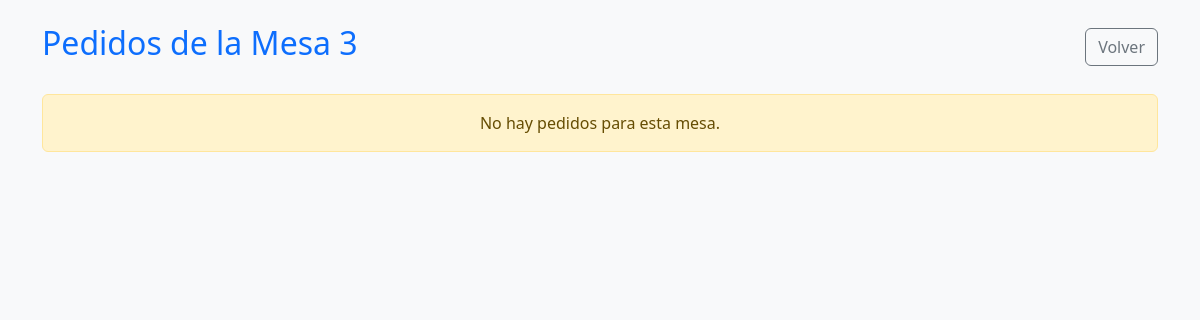
Before: /mesa.php?mesa=3 with the older database file.
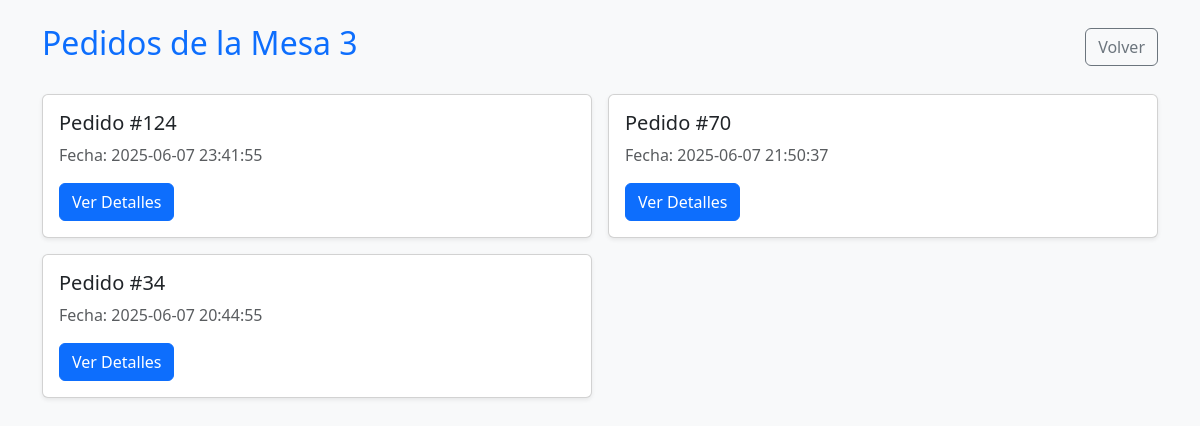
After: the same page with the newer database file.
### tables this page shows
CREATE TABLE `pedidos` (
  `id` int NOT NULL,
  `mesa` int NOT NULL,
  `cliente` varchar(100) NOT NULL,
  `fecha` datetime DEFAULT CURRENT_TIMESTAMP,
  `pagado` tinyint(1) NOT NULL DEFAULT '0',
  `monto_pagado` int DEFAULT '0'
);

### mesa.php (the view, shortened to what this page needs)
<?php
include 'config.php';
$mesa = isset($_GET['mesa']) ? intval($_GET['mesa']) : 0;
$res = $conn->query("SELECT * FROM pedidos WHERE mesa = $mesa ORDER BY fecha DESC");
?>
<!DOCTYPE html>
<html lang="es">
<head>
    <link href="https://cdn.jsdelivr.net/npm/bootstrap@5.3.2/dist/css/bootstrap.min.css" rel="stylesheet">
</head>
<body>
    <div class="container py-4">
        <div class="d-flex justify-content-between align-items-center mb-4">
            <h2 class="text-primary">Pedidos de la Mesa <?= $mesa ?></h2>
            <a href="index.php" class="btn btn-outline-secondary">Volver</a>
        </div>
        <?php if ($res->num_rows > 0): ?>
            <div class="row row-cols-1 row-cols-md-2 g-3">
                <?php while ($row = $res->fetch_assoc()): ?>
                    <div class="col">
                        <div class="card pedido-card shadow-sm">
                            <div class="card-body">
                                <h5 class="card-title">Pedido #<?= $row['id'] ?></h5>
                                <p class="card-text text-muted">Fecha: <?= $row['fecha'] ?></p>
                                <a href="pedido.php?id=<?= $row['id'] ?>" class="btn btn-primary">Ver Detalles</a>
                            </div>
                        </div>
                    </div>
                <?php endwhile; ?>
            </div>
        <?php else: ?>
            <div class="alert alert-warning text-center">No hay pedidos para esta mesa.</div>
        <?php endif; ?>
    </div>
</body>
</html>

### mesa.php (style rules this page uses)
body { background-color: #f8f9fa; }
.pedido-card { transition: transform 0.2s ease; }

Changed rows visible on the page:
added pedidos: id "124", fecha "2025-06-07 23:41:55"
added pedidos: id "70", fecha "2025-06-07 21:50:37"
added pedidos: id "34", fecha "2025-06-07 20:44:55"
Other visible differences:
text no longer shown: "No hay pedidos para esta mesa."
